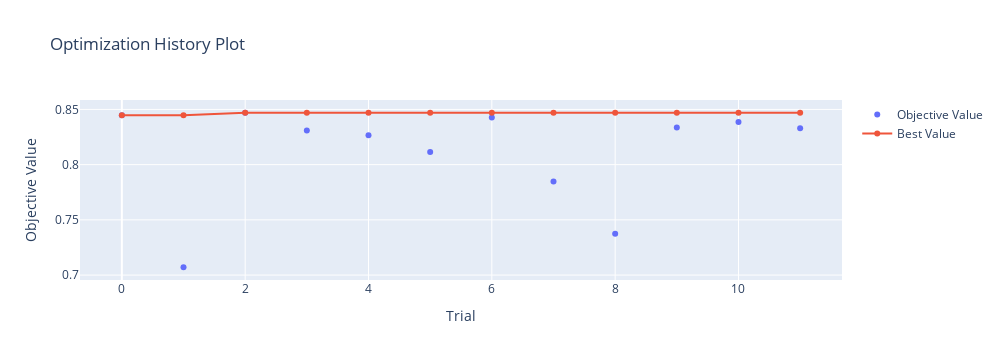
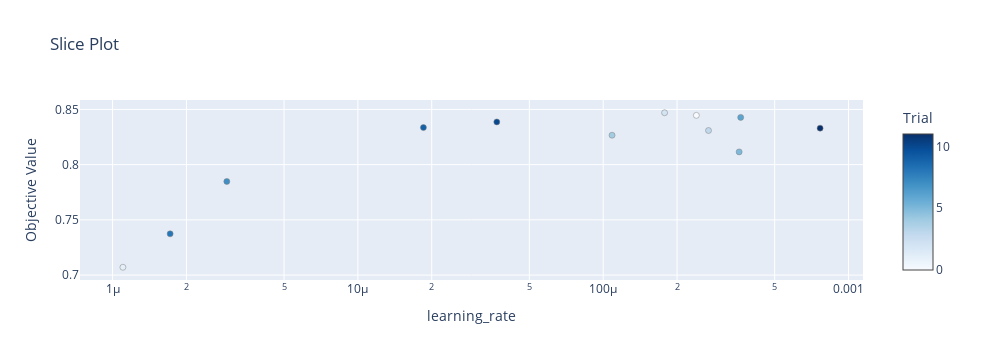

Source (notebook cell) for these figures, in order:
### Code cell
for fig in [
    optuna.visualization.plot_optimization_history(study),
    optuna.visualization.plot_slice(study),
]:
    fig.update_layout(
        autosize=False,
        width=1000,
        height=360,
    )
    fig.show()

### Figure 1 — Plotly figure (JSON) as saved in the notebook; plotly's stock layout.template omitted (floating-point values rounded to 4 significant figures)
{"data": [{"mode": "markers", "name": "Objective Value", "type": "scatter", "x": [0, 1, 2, 3, 4, 5, 6, 7, 8, 9, 10, 11], "y": [0.8446, 0.7071, 0.847, 0.8309, 0.8266, 0.8115, 0.8428, 0.7848, 0.7373, 0.8336, 0.8387, 0.8331]}, {"name": "Best Value", "type": "scatter", "x": [0, 1, 2, 3, 4, 5, 6, 7, 8, 9, 10, 11], "y": [0.8446, 0.8446, 0.847, 0.847, 0.847, 0.847, 0.847, 0.847, 0.847, 0.847, 0.847, 0.847]}], "layout": {"autosize": false, "height": 360, "title": {"text": "Optimization History Plot"}, "width": 1000, "xaxis": {"title": {"text": "Trial"}}, "yaxis": {"title": {"text": "Objective Value"}}}}

### Figure 2 — Plotly figure (JSON) as saved in the notebook; plotly's stock layout.template omitted (floating-point values rounded to 4 significant figures)
{"data": [{"marker": {"color": [0, 1, 2, 3, 4, 5, 6, 7, 8, 9, 10, 11], "colorbar": {"title": {"text": "Trial"}, "x": 1, "xpad": 40}, "colorscale": [[0, "rgb(247,251,255)"], [0.125, "rgb(222,235,247)"], [0.25, "rgb(198,219,239)"], [0.375, "rgb(158,202,225)"], [0.5, "rgb(107,174,214)"], [0.625, "rgb(66,146,198)"], [0.75, "rgb(33,113,181)"], [0.875, "rgb(8,81,156)"], [1, "rgb(8,48,107)"]], "line": {"color": "Grey", "width": 0.5}}, "mode": "markers", "showlegend": false, "type": "scatter", "x": [0.0002397, 1.102e-06, 0.0001779, 0.0002687, 0.0001087, 0.0003583, 0.0003635, 2.922e-06, 1.717e-06, 1.85e-05, 3.684e-05, 0.000766], "y": [0.8446, 0.7071, 0.847, 0.8309, 0.8266, 0.8115, 0.8428, 0.7848, 0.7373, 0.8336, 0.8387, 0.8331]}], "layout": {"autosize": false, "height": 360, "title": {"text": "Slice Plot"}, "width": 1000, "xaxis": {"title": {"text": "learning_rate"}, "type": "log"}, "yaxis": {"title": {"text": "Objective Value"}}}}
